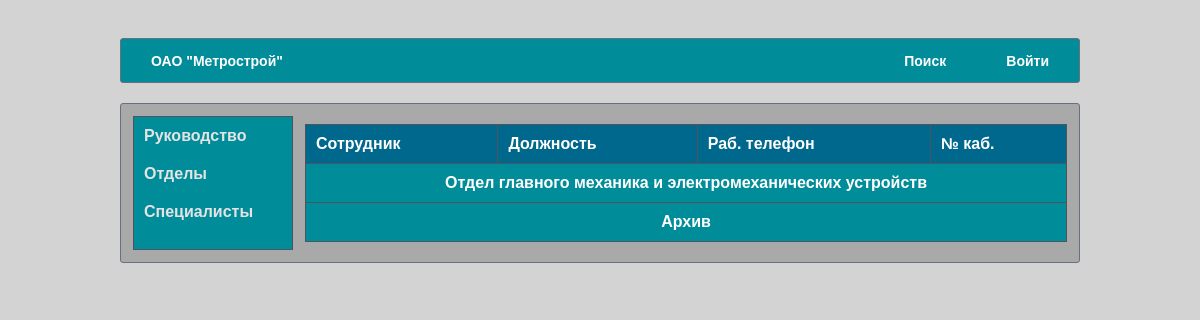
/, run on an earlier commit of the app's database.
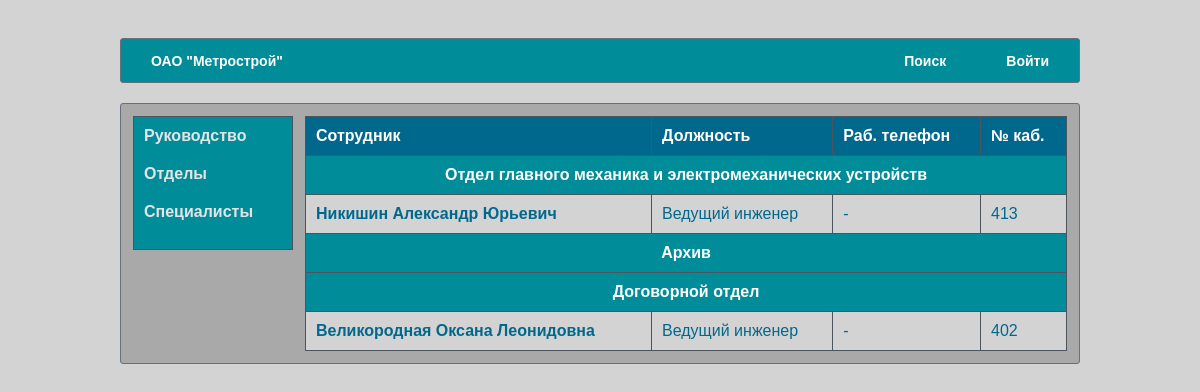
And on a later commit of the database.
### catalog/models.py (models this page shows, shortened)
class Department(models.Model):
    name = models.TextField(max_length=150, verbose_name="Наименование отдела/подзразделения")
    short_name = models.CharField(max_length=50, verbose_name="Сокращенное название", null=True, blank=True)
    adress = models.ForeignKey('AdressDepartment', on_delete=models.SET_NULL, verbose_name="Местонахождение", null=True, blank=True)

class Employee(models.Model):
    surname = models.CharField(max_length=30, verbose_name='Фамилия')
    name = models.CharField(max_length=30, verbose_name='Имя')
    patronymic = models.CharField(max_length=30, verbose_name='Отчество', null=True, blank=True)
    position = models.TextField(max_length=50, verbose_name='Должность')
    department = models.ForeignKey('Department', on_delete=models.SET_NULL, verbose_name='Отдел/подзразделение', null=True, blank=True)
    phone_work = models.CharField(max_length=15, verbose_name='Рабочий телефон', null=True, blank=True)
    phone_mob = models.CharField(max_length=30, verbose_name='Мобильный телефон', null=True, blank=True)
    email = models.EmailField(null=True, blank=True)
    office = models.CharField(max_length=10, verbose_name='№ кабинета', null=True, blank=True)
    dob = models.CharField(max_length=20, verbose_name='Дата рождения', null=True, blank=True)

### catalog/views.py (the view)
# urls.py: path('', IndexView.as_view(), name='home'),
class IndexView(View):
    def get(self, request):
        employees = Employee.objects.all()
        departments = Department.objects.all()
        context = {"employees": employees, "departments": departments}
        return render(request, 'catalog/index.html', context)

### templates/catalog/index.html (shortened to what this page needs)
{% extends "catalog/base.html" %}
{% load static %}
{% block content %}
        <table class="bordered">
            <thead>
            <tr>
                <th>Сотрудник</th>
                <th>Должность</th>
                <th>Раб. телефон</th>
                <th>№ каб.</th>
            </tr>
            </thead>
            <tbody>
            {% for department in departments %}
                <tr>
                    <td colspan="4" class="trdep">{{ department.name }}</td>
                </tr>
                {% for employee in employees  %}
                    {% if employee.department == department %}
                        <tr>
                            <td>
                                <b>
                                    {{ employee.surname }}
                                    {{ employee.name }}
                                    {{ employee.patronymic|default_if_none:" " }}
                                </b>
                            </td>
                            <td>{{ employee.position|default_if_none:"-" }}</td>
                            <td>{{ employee.phone_work|default_if_none:"-" }}</td>
                            <td>{{ employee.office|default_if_none:"-" }}</td>
                        </tr>
                    {% endif %}
                {% endfor %}
            {% endfor %}
            </tbody>
        </table>
{% endblock %}

What changed in the data, as far as the page shows it:
added Employee: surname "Никишин", name "Александр", patronymic "Юрьевич", position "Ведущий инженер", phone_work "-", office "413", shown under Department "Отдел главного механика и электромеханических устройств"
added Department: name "Договорной отдел"
added Employee: surname "Великородная", name "Оксана", patronymic "Леонидовна", position "Ведущий инженер", phone_work "-", office "402", shown under "Договорной отдел"
